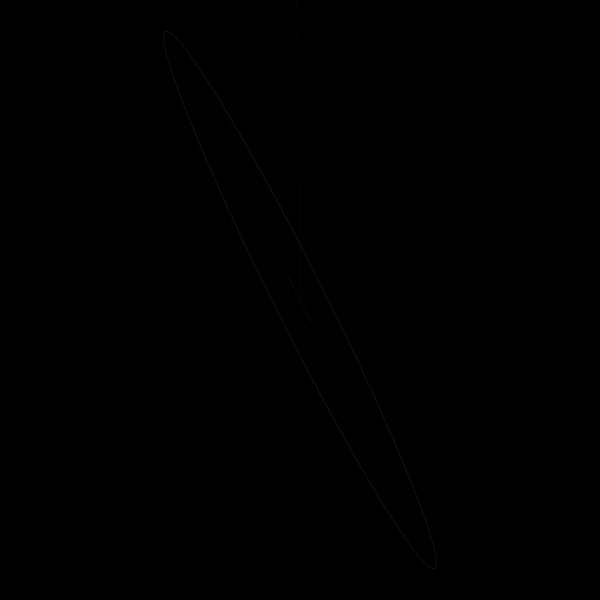
Frame 1 (no input)
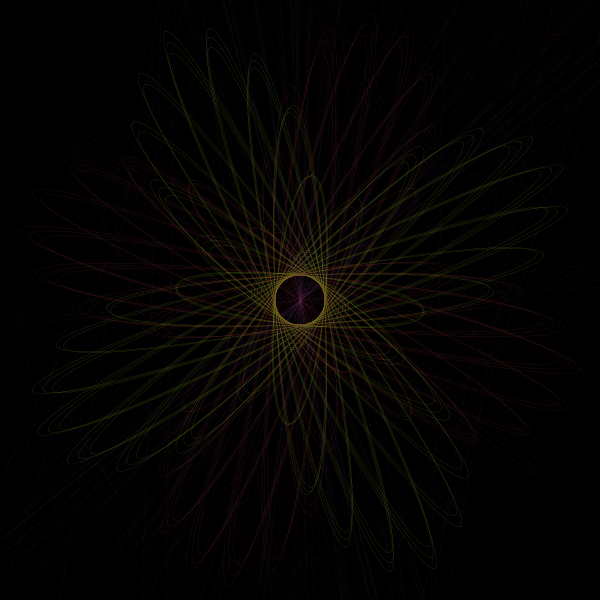
Frame 60 (the mouse pressed at the canvas centre just before this capture)
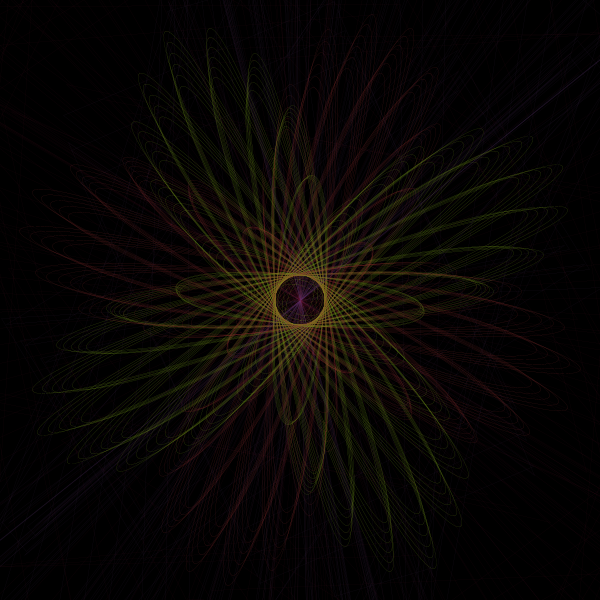
Frame 120 (the mouse held since frame 60 and released just before this capture)

The Processing sketch that drew these frames (run headless with seeded random() and noise(); from frame 60 on, the mouse is pressed at the canvas centre):

// Processing sketch: processing_167605
// ── processing_167605.pde


float x, y,z,a;
float angle = 0; 
float angle2 = 200;
float r = 600;
float diff = 1; 


void setup() {
  size(600, 600);
  background(0);
 
}

void draw() {

  noFill();
  stroke(0);



  x = r * cos(angle); 
  y = r * sin(angle);
  z = r * cos(angle2);
  a = r * sin(angle2);

  //red
  strokeWeight(0.1); 
  stroke(132,41,41); 

  translate(width/2, height/2); 
  rotate(r+20); 

  ellipse(0, 0, 50, y);
 
  //yellow
  strokeWeight(0.1); 
  stroke(123,163,22); 
 
  ellipse(0, 0, x, 50);
  //pink
   strokeWeight(0.1); 
  stroke(104,13,43,100); 
  triangle(0,0,z,y,y,x);
  
   //purple
   strokeWeight(0.1); 
  stroke(95,52,117,100); 
  triangle(0,0,x,z,z,x);
  
  
  


  //ellipse(x, 0, x, 50);
  //line( 0, 0, x, y); 

  angle = angle +2;
  r = r - diff;

  if ( r == 0 || r == 400) { 
    diff =  diff * -1;
  }
}


void keyPressed() {
  if (key == 'q') {
    endRecord();
    exit();
  }
}
